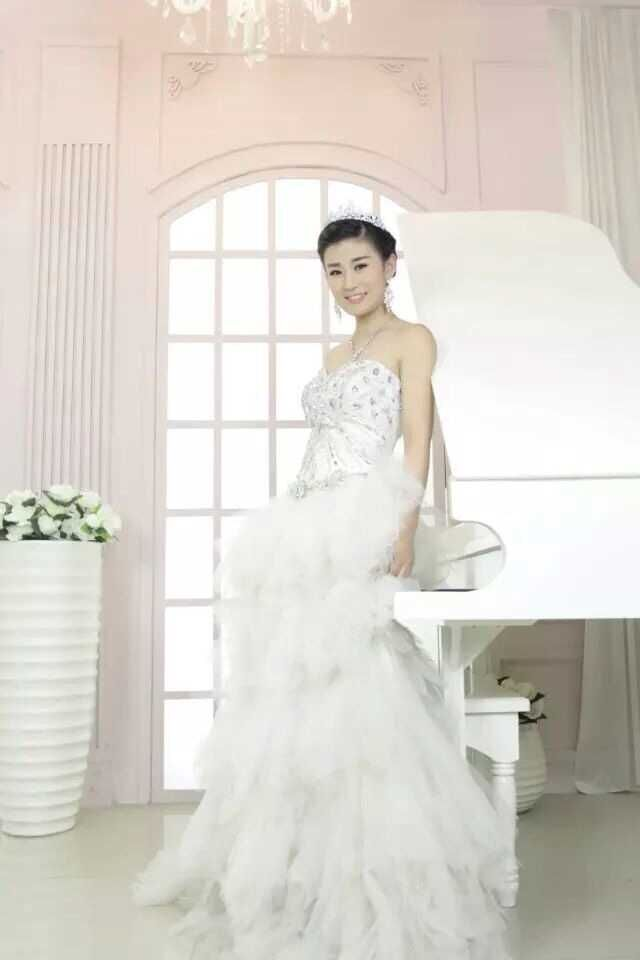
//> input picture 图像旋转WANG/图像旋转WANG/1.jpg, 640 x 960 px
$ ./图像旋转WANG   (built with g++ and OpenCV 4)
//> lines starting //> are read from the running program, lines starting //| are printed output that depends on the picture
//> further down, src is the input picture: 960 rows x 640 cols, CV_8UC3; mean B, G, R 206.7, 214.4, 219.4
#include "cv.h"
#include "highgui.h"
#include "math.h"

// clockwise 为true则顺时针旋转，否则为逆时针旋转
IplImage* rotateImage(IplImage* src, int angle, bool clockwise)
{
//> called with angle = 45, clockwise = false
    angle = abs(angle) % 180;
    if (angle > 90)
    {
        angle = 90 - (angle % 90);
    }
    IplImage* dst = NULL;
    int width =
        (double)(src->height * sin(angle * CV_PI / 180.0)) +
        (double)(src->width * cos(angle * CV_PI / 180.0 )) ;
//> width = 1131
    int height =
        (double)(src->height * cos(angle * CV_PI / 180.0)) +
        (double)(src->width * sin(angle * CV_PI / 180.0 )) ;
//> height = 1131
    int tempLength = sqrt((double)src->width * src->width + src->height * src->height) + 10;
//> tempLength = 1163
    int tempX = (tempLength + 1) / 2 - src->width / 2;
//> tempX = 262
    int tempY = (tempLength + 1) / 2 - src->height / 2;
//> tempY = 102
    int flag = -1;

    dst = cvCreateImage(cvSize(width, height), src->depth, src->nChannels);
    cvZero(dst);
    IplImage* temp = cvCreateImage(cvSize(tempLength, tempLength), src->depth, src->nChannels);
    cvZero(temp);

    cvSetImageROI(temp, cvRect(tempX, tempY, src->width, src->height));
    cvCopy(src, temp, NULL);
    cvResetImageROI(temp);
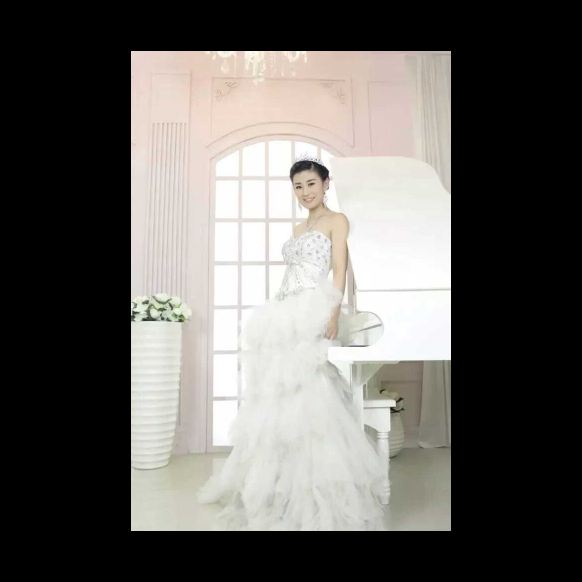
//> temp: 1163 rows x 1163 cols, CV_8UC3 (shown at 1/2 size); mean B, G, R 93.9, 97.4, 99.7

   // clockwise=0;

    float m[6];
    int w = temp->width;
//> w = 1163
    int h = temp->height;
//> h = 1163
    m[0] = (float) cos(flag * angle * CV_PI / 180.);
    m[1] = (float) sin(flag * angle * CV_PI / 180.);
    m[3] = -m[1];
    m[4] = m[0];
    // 将旋转中心移至图像中间
    m[2] = w * 0.5f;
//> m = [0.707, -0.707, 581.5, 0.707, 0.707, 0]
    m[5] = h * 0.5f;
    //
    CvMat M = cvMat(2, 3, CV_32F, m);
    cvGetQuadrangleSubPix(temp, dst, &M);
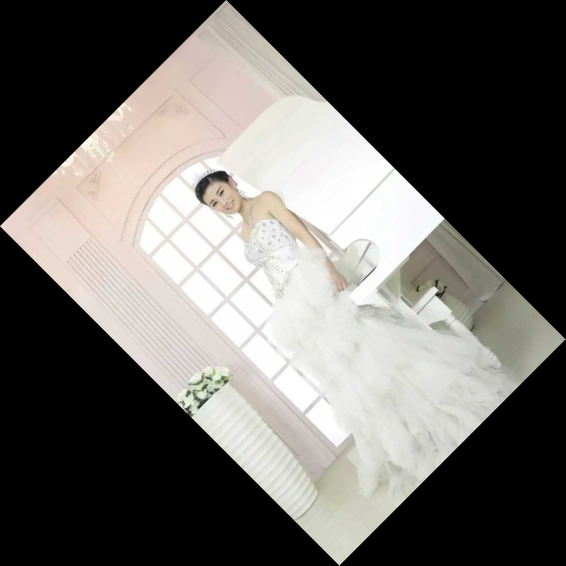
//> dst: 1131 rows x 1131 cols, CV_8UC3 (shown at 1/2 size); mean B, G, R 99.3, 103, 105.4
    cvReleaseImage(&temp);
    return dst;
}

int main(int argc, char **argv)
{
    IplImage *src = 0;
    IplImage *dst = 0;
    // 旋转角度
    int angle = 45;

    src = cvLoadImage("1.jpg",CV_LOAD_IMAGE_COLOR);
    cvNamedWindow("src", 1);
    cvShowImage("src", src);

    dst = rotateImage(src, angle, false);
    cvNamedWindow("dst", 2);
    cvShowImage("dst", dst);
    cvWaitKey(0);

    cvReleaseImage(&src);
    cvReleaseImage(&dst);
    return 0;
}
